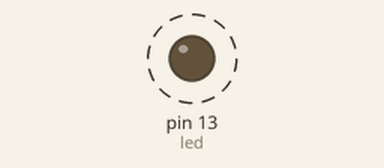
The sketch below on a simulated Arduino Uno, built with avr-gcc and run on an emulated ATmega328P. Parts: output pins drawn as LEDs (lit = HIGH). Dashed ring = blinking.

Above: at 0.5 s.
Timing chart, 0 to 3.0 s (numbered marks = the images above):
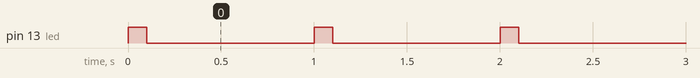

Measured:
- by itself, pin 13 (led): alternates HIGH for 0.10 s and LOW for 0.90 s

The sketch:

Blinking.ino
```cpp
/*
  Blinking.ino: Blinks pin 13 (led indicator) on the Arduino Uno
  Required Components
  1 Arduino Uno
*/

//led variable to direct to pin 13
int led = 13;

void setup() {
  //setting outputs
  pinMode(led, OUTPUT);
}

void loop() {
  //turn on LED
  digitalWrite(led, HIGH);
  delay(100);
  //turn off LED
  digitalWrite(led, LOW);
  delay(900);
}
```
